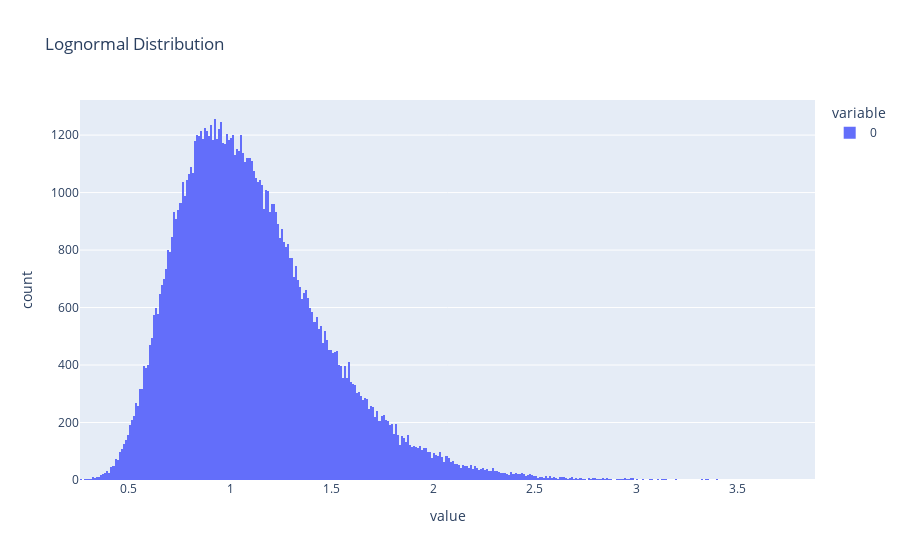

The notebook cell this image was saved under:
### Code cell
import numpy as np
import random
def lognormal(x):
    '''Accepts the lambda from an exponential distribution and returns a lognormal distribution with the same mean and variance'''
    scaled_variance = np.log(1/x**2)

    scaled_mean = np.log(1/x) - scaled_variance / 2
    return np.random.lognormal(scaled_mean, np.sqrt(scaled_variance))

x = [lognormal(0.9) for i in range(100000)]
y = [random.expovariate(0.9) for i in range(100000)]

# variance and mean for each
print(f'Mean of lognormal: {np.mean(x)}')
print(f'Mean of exp: {np.mean(y)}')
print(f'Variance of x: {np.var(x)}')
print(f'Variance of y: {np.var(y)}')
print(f'Expected mean: {1/1/2}')
print(f'Variance: {1/(1/2**2)}')

# plotting the samples for lognormal and exponential
px.histogram(x, title='Lognormal Distribution')
# px.histogram(y, title='Exponential Distribution')

### Figure 1 — Plotly figure (JSON) as saved in the notebook; plotly's stock layout.template omitted (floating-point values rounded to 4 significant figures; data arrays with more than 128 entries replaced by an {"elided": "..."} marker saying what was removed)
{"data": [{"alignmentgroup": "True", "bingroup": "x", "hovertemplate": "variable=0<br>value=%{x}<br>count=%{y}<extra></extra>", "legendgroup": "0", "marker": {"color": "#636efa", "pattern": {"shape": ""}}, "name": "0", "offsetgroup": "0", "orientation": "v", "showlegend": true, "type": "histogram", "x": {"elided": "100000 float values"}, "xaxis": "x", "yaxis": "y"}], "layout": {"barmode": "relative", "legend": {"title": {"text": "variable"}, "tracegroupgap": 0}, "title": {"text": "Lognormal Distribution"}, "xaxis": {"anchor": "y", "domain": [0, 1], "title": {"text": "value"}}, "yaxis": {"anchor": "x", "domain": [0, 1], "title": {"text": "count"}}}}
